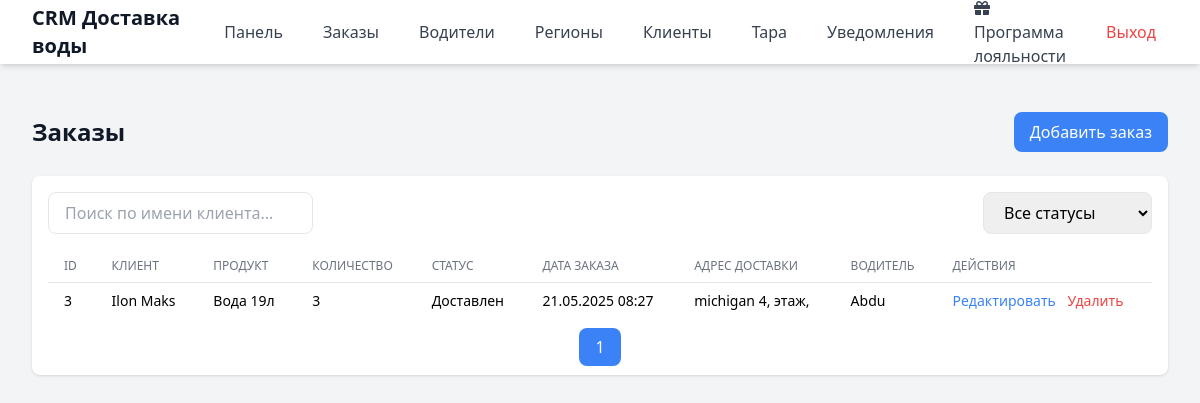
Screenshot of /orders/ (signed in) with the database file from the repository.
### crm/models.py (models this page shows, shortened)
class Order(models.Model):
    STATUS_CHOICES = [
        ('new', 'Новый'),
        ('planned', 'Запланирован'),
        ('in_progress', 'В пути'),
        ('delivered', 'Доставлен'),
        ('canceled', 'Отменён'),
    ]
    PAYMENT_TYPES = [
        ('cash', 'Наличные'),
        ('card', 'Карта'),
        ('points', 'Баллы'),
        ('mixed', 'Смешанная'),
    ]
    client = models.ForeignKey(Client, on_delete=models.CASCADE)
    product = models.ForeignKey(Product, on_delete=models.CASCADE)
    quantity = models.PositiveIntegerField()
    status = models.CharField(max_length=20, choices=STATUS_CHOICES, default='new')
    order_date = models.DateTimeField(default=timezone.now)
    delivery_address = models.TextField()
    driver = models.ForeignKey('Driver', on_delete=models.SET_NULL, null=True, blank=True)
    payment_type = models.CharField(max_length=20, choices=PAYMENT_TYPES, default='cash')
    payment_amount = models.DecimalField(max_digits=10, decimal_places=2, default=0)
    points_used = models.DecimalField(max_digits=10, decimal_places=2, default=0)
    points_earned = models.DecimalField(max_digits=10, decimal_places=2, default=0)
    discount_amount = models.DecimalField(max_digits=10, decimal_places=2, default=0)
    total_amount = models.DecimalField(max_digits=10, decimal_places=2, default=0)
    call_id = models.CharField(max_length=100, blank=True, null=True)
    driver_comment = models.TextField(blank=True)
    delivery_confirmation = models.ImageField(upload_to='delivery_confirmations/', null=True, blank=True)
    estimated_delivery_time = models.DateTimeField(null=True, blank=True)
    actual_delivery_time = models.DateTimeField(null=True, blank=True)

class Client(models.Model):
    TYPE_CHOICES = [
        ('individual', 'Физическое лицо'),
        ('business', 'Юридическое лицо'),
    ]
    user = models.OneToOneField(User, on_delete=models.CASCADE, null=True, blank=True)
    name = models.CharField(max_length=100)
    phone_regex = RegexValidator(
        regex=r'^\+?1?\d{9,15}$',
        message="Номер телефона должен быть в формате: '+999999999'"
    )
    phone = models.CharField(validators=[phone_regex], max_length=20, unique=True)
    email = models.EmailField(blank=True)
    address = models.TextField()
    apartment = models.CharField(max_length=10, blank=True)
    floor = models.IntegerField(null=True, blank=True)
    entrance = models.CharField(max_length=10, blank=True)
    notes = models.TextField(blank=True)
    registration_date = models.DateTimeField(default=timezone.now)
    region = models.ForeignKey('Region', on_delete=models.SET_NULL, null=True, blank=True)
    client_type = models.CharField(max_length=20, choices=TYPE_CHOICES, default='individual')
    company_name = models.CharField(max_length=200, blank=True, null=True)
    tax_number = models.CharField(max_length=50, blank=True, null=True)
    contact_person = models.CharField(max_length=100, blank=True, null=True)
    category = models.ForeignKey(ClientCategory, on_delete=models.SET_NULL, null=True, blank=True)
    loyalty_points = models.DecimalField(max_digits=10, decimal_places=2, default=0)
    total_volume_purchased = models.DecimalField(max_digits=10, decimal_places=2, default=0)
    last_purchase_date = models.DateTimeField(null=True, blank=True)

class Product(models.Model):
    name = models.CharField(max_length=100)
    volume = models.FloatField()
    price = models.DecimalField(max_digits=10, decimal_places=2)

class Driver(models.Model):
    name = models.CharField(max_length=100)
    phone = models.CharField(max_length=20)
    email = models.EmailField(blank=True, null=True)
    region = models.ForeignKey('Region', on_delete=models.SET_NULL, null=True, blank=True)
    created_at = models.DateTimeField(auto_now_add=True)
    user = models.OneToOneField(User, on_delete=models.CASCADE, null=True, blank=True, related_name='driver_profile')

### crm/views.py (the view)
# urls.py: path('orders/', views.orders, name='orders'),
@login_required
def orders(request):
    search_query = request.GET.get('search', '')
    status_filter = request.GET.get('status', '')
    orders = Order.objects.all().order_by('-order_date')
    if search_query:
        orders = orders.filter(client__name__icontains=search_query)
    if status_filter:
        orders = orders.filter(status=status_filter)
    paginator = Paginator(orders, 10)
    page_number = request.GET.get('page')
    page_obj = paginator.get_page(page_number)
    return render(request, 'orders.html', {
        'page_obj': page_obj,
        'search_query': search_query,
        'status_filter': status_filter,
        'clients': Client.objects.all(),
        'products': Product.objects.all(),
        'can_add_order': request.user.has_perm('crm.add_order'),
        'can_change_order': request.user.has_perm('crm.change_order'),
        'can_delete_order': request.user.has_perm('crm.delete_order'),
    })

### crm/templatetags/notification_tags.py (called while the page is built)
@register.simple_tag
def get_unread_notifications_count(user):
    if user.is_authenticated and hasattr(user, 'client'):
        return Notification.objects.filter(client=user.client, is_read=False).count()
    return 0

### templates/orders.html (shortened to what this page needs)
{% extends "base.html" %}
{% block content %}
<div class="space-y-6">
    <div class="flex flex-col sm:flex-row justify-between items-center">
        <h2 class="text-xl sm:text-2xl font-bold text-gray-900 mb-2 sm:mb-0">Заказы</h2>
        {% if can_add_order %}
        <button onclick="showForm('order-form', null)" class="bg-blue-500 text-white px-4 py-2 rounded-lg hover:bg-blue-600">Добавить заказ</button>
        {% endif %}
    </div>
    <div class="bg-white rounded-lg shadow p-4">
        <div class="mb-4 flex flex-col sm:flex-row justify-between items-center">
            <div class="w-full sm:w-auto mb-2 sm:mb-0">
                <input type="text" id="order-search" placeholder="Поиск по имени клиента..." class="flex-1 border rounded-lg px-4 py-2 w-full">
            </div>
            <select id="order-status-filter" class="border rounded-lg px-4 py-2 w-full sm:w-auto mb-2 sm:mb-0">
                <option value="">Все статусы</option>
            </select>
        </div>
        <div class="overflow-x-auto">
            <table class="min-w-full divide-y divide-gray-200">
                <thead>
                    <tr>
                        <th class="px-2 sm:px-4 py-2 text-left text-xs font-medium text-gray-500 uppercase">ID</th>
                        <th class="px-2 sm:px-4 py-2 text-left text-xs font-medium text-gray-500 uppercase">Клиент</th>
                        <th class="px-2 sm:px-4 py-2 text-left text-xs font-medium text-gray-500 uppercase">Продукт</th>
                        <th class="px-2 sm:px-4 py-2 text-left text-xs font-medium text-gray-500 uppercase">Количество</th>
                        <th class="px-2 sm:px-4 py-2 text-left text-xs font-medium text-gray-500 uppercase">Статус</th>
                        <th class="px-2 sm:px-4 py-2 text-left text-xs font-medium text-gray-500 uppercase">Дата заказа</th>
                        <th class="px-2 sm:px-4 py-2 text-left text-xs font-medium text-gray-500 uppercase">Адрес доставки</th>
                        <th class="px-2 sm:px-4 py-2 text-left text-xs font-medium text-gray-500 uppercase">Водитель</th>
                        <th class="px-2 sm:px-4 py-2 text-left text-xs font-medium text-gray-500 uppercase">Действия</th>
                    </tr>
                </thead>
                <tbody id="order-table-body" class="divide-y divide-gray-200">
                    {% for order in page_obj %}
                    <tr>
                        <td class="px-2 sm:px-4 py-2 text-sm">{{ order.id }}</td>
                        <td class="px-2 sm:px-4 py-2 text-sm">{{ order.client.name }}</td>
                        <td class="px-2 sm:px-4 py-2 text-sm">{{ order.product.name }}</td>
                        <td class="px-2 sm:px-4 py-2 text-sm">{{ order.quantity }}</td>
                        <td class="px-2 sm:px-4 py-2 text-sm">{{ order.get_status_display }}</td>
                        <td class="px-2 sm:px-4 py-2 text-sm">{{ order.order_date|date:"d.m.Y H:i" }}</td>
                        <td class="px-2 sm:px-4 py-2 text-sm">{{ order.delivery_address }}</td>
                        <td class="px-2 sm:px-4 py-2 text-sm">
                            {% if order.driver %}
                                {{ order.driver.name }}
                            {% else %}
                                Не назначен
                            {% endif %}
                        </td>
                        <td class="px-2 sm:px-4 py-2 text-sm space-x-2">
                            {% if can_change_order %}
                            <button onclick="editOrder({{ order.id }}, '{{ order.client.phone }}', '{{ order.product.id }}', {{ order.quantity }}, '{{ order.status }}', '{{ order.delivery_address|escapejs }}', {% if order.driver %}'{{ order.driver.id }}'{% else %}''{% endif %})" class="text-blue-500 hover:underline">Редактировать</button>
                            {% endif %}
                            {% if can_delete_order %}
                            <button onclick="showDeleteModal('{% url 'delete_order' order.id %}')" class="text-red-500 hover:underline">Удалить</button>
                            {% endif %}
                        </td>
                    </tr>
                    {% empty %}
                    <tr>
                        <td colspan="9" class="px-2 sm:px-4 py-2 text-center text-gray-500">Нет заказов</td>
                    </tr>
                    {% endfor %}
                </tbody>
            </table>
        </div>
        <div class="mt-4 flex flex-col sm:flex-row justify-between items-center">
            <div class="space-x-2 mb-2 sm:mb-0">
                {% for num in page_obj.paginator.page_range %}
                    {% if num == page_obj.number %}
                        <span class="px-4 py-2 bg-blue-500 text-white rounded-lg">{{ num }}</span>
                    {% else %}
                        <a href="?page={{ num }}{% if search_query %}&search={{ search_query }}{% endif %}{% if status_filter %}&status={{ status_filter }}{% endif %}" class="px-4 py-2 text-blue-500 hover:underline">{{ num }}</a>
                    {% endif %}
                {% endfor %}
            </div>
        </div>
    </div>
</div>
{% endblock %}

### rows the page displays
Order: id "3", client.name "Ilon Maks", product.name "Вода 19л", quantity "3", status "Доставлен", order_date "21.05.2025 08:27", delivery_address "michigan 4, этаж,", driver.name "Abdu"

### other values shown
{{ num }} "1"
